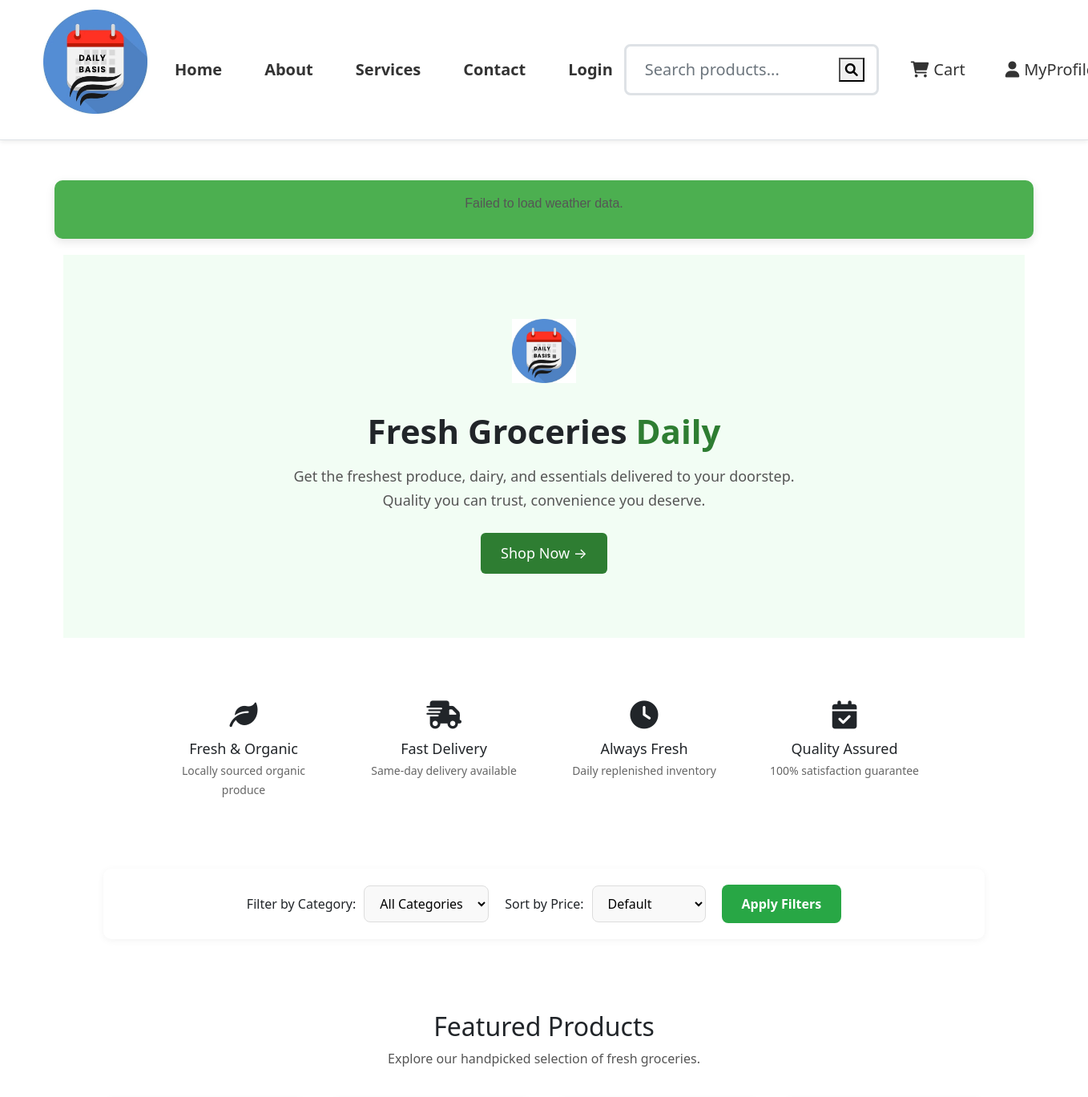
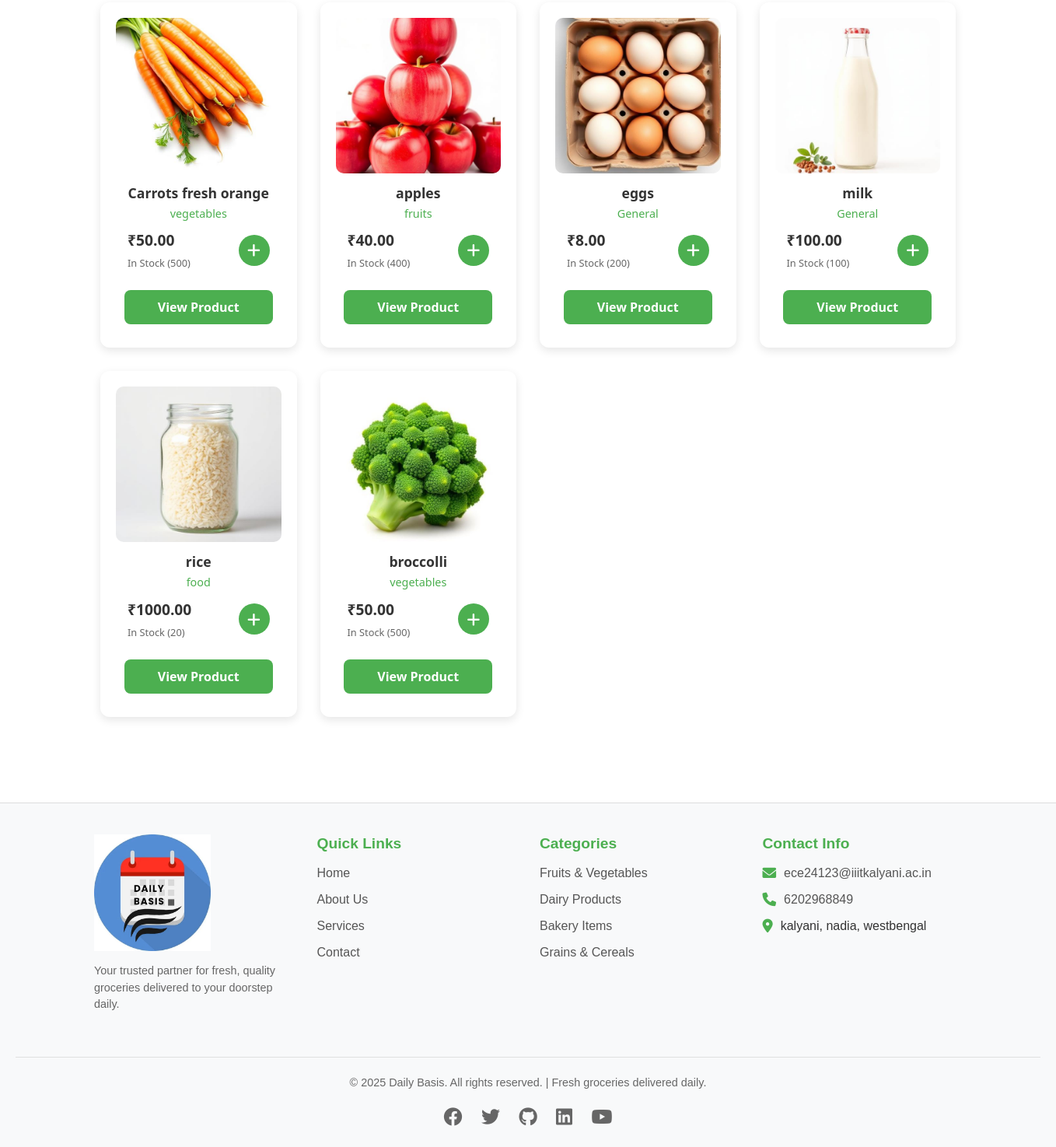
The page / on the database its author committed (2 pictures, top to bottom).
### dbApp/models.py (models this page shows, shortened)
class Product(models.Model):
    name = models.CharField(max_length=200)
    category = models.CharField(max_length=100, default='General') # e.g., Fruits, Dairy, Bakery
    description = models.TextField()
    price = models.DecimalField(max_digits=10, decimal_places=2)
    image = models.ImageField(upload_to='products/') # Images will be stored in media/products/
    stock = models.IntegerField(default=0)

### dbApp/views.py (the view)
# urls.py: path('', views.index, name='home'),
def index(request):
    products = Product.objects.all()
    categories = Product.objects.values_list('category', flat=True).distinct()
    selected_category = request.GET.get('category')
    sort_option = request.GET.get('sort')
    if selected_category:
        products = products.filter(category=selected_category)
    if sort_option == 'price_asc':
        products = products.order_by('price')
    elif sort_option == 'price_desc':
        products = products.order_by('-price')
    context = {
        'products': products,
        'categories': categories,
        'selected_category': selected_category,
        'sort': sort_option
    }
    return render(request, 'dbApp/index.html', context)

### templates/dbApp/index.html (shortened to what this page needs)
{% extends "dbApp/base.html"%}
{% load static %}
{% block content %}
<div id="weather-widget">
</div>
<section class="hero">
    <div class="hero-content">
        <img src="{% static 'images/daily-basis.jpg' %}" alt="Daily Basis" class="hero-logo">
        <h1><span class="bold">Fresh Groceries</span> <span class="highlight">Daily</span></h1>
        <p>Get the freshest produce, dairy, and essentials delivered to your doorstep.<br>
            Quality you can trust, convenience you deserve.</p>
        <button class="shop-btn" onclick="scrollToProducts()">Shop Now →</button>
    </div>
</section>
<section class="features">
    <div class="feature">
        <i class="icon"><i class="fa-solid fa-leaf"></i></i>
        <h3>Fresh & Organic</h3>
        <p>Locally sourced organic produce</p>
    </div>
    <div class="feature">
        <i class="icon"><i class="fa-solid fa-truck-fast"></i></i>
        <h3>Fast Delivery</h3>
        <p>Same-day delivery available</p>
    </div>
    <div class="feature">
        <i class="icon"><i class="fa-solid fa-clock"></i></i>
        <h3>Always Fresh</h3>
        <p>Daily replenished inventory</p>
    </div>
    <div class="feature">
        <i class="icon"><i class="fa-solid fa-calendar-check"></i></i>
        <h3>Quality Assured</h3>
        <p>100% satisfaction guarantee</p>
    </div>
</section>
<div class="filter-bar">
    <form action="{% url 'index' %}" method="GET" class="filter-form">
        <div class="filter-group">
            <label for="category">Filter by Category:</label>
            <select name="category" id="category" class="filter-select">
                <option value="">All Categories</option>
            </select>
        </div>
        <div class="filter-group">
            <label for="sort">Sort by Price:</label>
            <select name="sort" id="sort" class="filter-select">
                <option value="">Default</option>
            </select>
        </div>
        <button type="submit" class="filter-btn">Apply Filters</button>
    </form>
</div>
<div id="product-section" class="product-section">
    <h2>Featured Products</h2>
    <p>Explore our handpicked selection of fresh groceries.</p>
    <div class="product-grid">
    {% for product in products %}
    <div class="product-card">
        <a href="{% url 'details_page' product_id=product.id %}" class="product-link">
            <div class="product-image-container">
                {% if product.image %}
                    <img src="{{ product.image.url }}" alt="{{ product.name }}" class="product-image">
                {% else %}
                    <img src="{% static 'images/placeholder_product.jpg' %}" alt="No Image" class="product-image">
                {% endif %}
            </div>
            <div class="product-info-container">
                <h3 class="product-title">{{ product.name }}</h3>
                <span class="product-category">{{ product.category }}</span>
                <div class="product-price-and-action">
                    <div class="price-stock">
                        <span class="product-price">₹{{ product.price }}</span>
                        <span class="stock-status">
                            {% if product.stock > 0 %}
                                In Stock ({{ product.stock }})
                            {% else %}
                                Out of Stock
                            {% endif %}
                        </span>
                    </div>
                    <button class="add-to-cart-btn" data-product-id="{{ product.id }}">
                        <i class="fa-solid fa-plus"></i>
                    </button>
                </div>
            </div>
        </a>
        <button class="btn-view-product" onclick="window.location.href='{% url 'details_page' product_id=product.id %}'">View Product</button>
    </div>
    {% endfor %}
</div>
{% endblock %}

### static/css/base.css (style rules this page uses)
:root { --primary-color: #28a745; --primary-dark: #218838; --secondary-color: #f8f9fa; --text-color: #333; --light-text-color: #6c757d; --border-color: #dee2e6; --white: #ffffff; }
body { font-family: 'Segoe UI', Arial, sans-serif; margin: 0; padding: 0; box-sizing: border-box; display: flex; flex-direction: column; min-height: 50vh; background-color: #fff; color: var(--text-color); }
#weather-widget { display: flex; align-items: center; justify-content: center; background-color: #4CAF50; color: #fff; font-family: Arial, sans-serif; padding: 15px 25px; border-radius: 10px; box-shadow: 0 4px 12px rgba(0, 0, 0, 0.1); margin: 20px auto; max-width: 90%; min-width: 300px; }
.product-link { text-decoration: none; color: inherit; display: block; }
.btn-view-product { background-color: #4CAF50; color: #fff; border: none; border-radius: 8px; padding: 10px 15px; font-weight: 600; cursor: pointer; text-align: center; width: 90%; margin: 10px auto; transition: background-color 0.3s ease, transform 0.2s ease; }
.product-card { position: relative; background-color: #fff; border-radius: 10px; box-shadow: 0 4px 12px rgba(0, 0, 0, 0.08); overflow: hidden; transition: none; display: flex; flex-direction: column; height: 100%; }
.product-info-container { padding: 15px; display: flex; flex-direction: column; flex-grow: 1; }
.add-to-cart-btn { pointer-events: auto; }
.product-price-and-action { display: flex; justify-content: space-between; align-items: center; margin-top: auto; }

### static/css/aboutus.css (style rules this page uses)
section { padding: 60px 20px; max-width: 1200px; margin: auto; }
h2 { font-size: 32px; font-weight: bold; margin-bottom: 15px; color: #2e7d32; }
p { color: #555; line-height: 1.7; }

### rows shown on the page
Product: image (picture), name "Carrots fresh orange", category "vegetables", price "50.00", stock "500"
Product: image (picture), name "apples", category "fruits", price "40.00", stock "400"
Product: image (picture), name "eggs", category "General", price "8.00", stock "200"
Product: image (picture), name "milk", category "General", price "100.00", stock "100"
Product: image (picture), name "rice", category "food", price "1000.00", stock "20"
Product: image (picture), name "broccolli", category "vegetables", price "50.00", stock "500"
